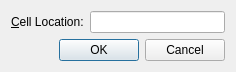
<?xml version="1.0" encoding="UTF-8"?>
<ui version="4.0">
 <class>GoToCellDialog</class>
 <widget class="QDialog" name="GoToCellDialog">
  <property name="geometry">
   <rect>
    <x>0</x>
    <y>0</y>
    <width>236</width>
    <height>70</height>
   </rect>
  </property>
  <property name="windowTitle">
   <string>GoToCellDialog</string>
  </property>
  <layout class="QVBoxLayout" name="verticalLayout">
   <item>
    <layout class="QHBoxLayout" name="horizontalLayout">
     <item>
      <widget class="QLabel" name="label">
       <property name="text">
        <string>&amp;Cell Location:</string>
       </property>
       <property name="buddy">
        <cstring>lineEdit</cstring>
       </property>
      </widget>
     </item>
     <item>
      <widget class="QLineEdit" name="lineEdit"/>
     </item>
    </layout>
   </item>
   <item>
    <widget class="QDialogButtonBox" name="buttonBox">
     <property name="standardButtons">
      <set>QDialogButtonBox::Cancel|QDialogButtonBox::Ok</set>
     </property>
    </widget>
   </item>
  </layout>
 </widget>
 <resources/>
 <connections/>
</ui>
